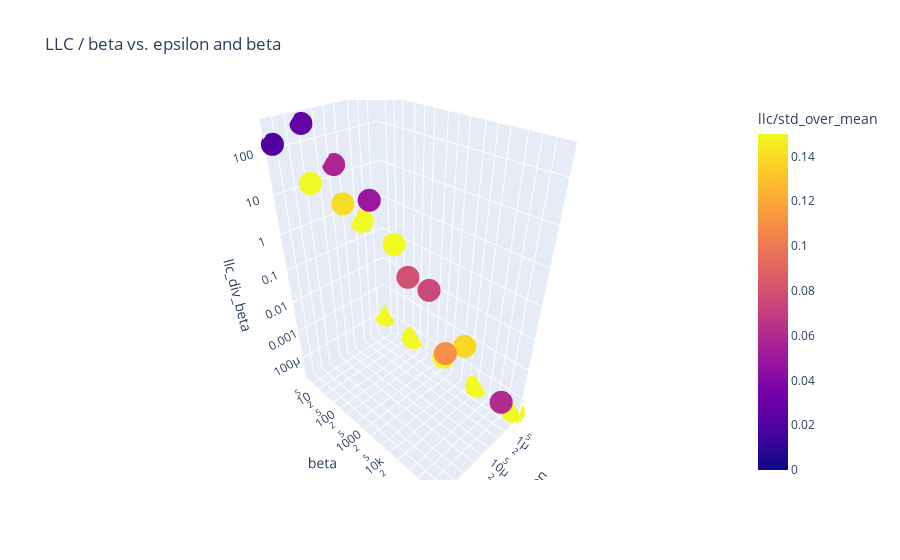

Notebook source saved alongside this figure:
### Code cell
analyzer.plot(div_out_beta=True)

### Figure 1 — Plotly figure (JSON) as saved in the notebook; plotly's stock layout.template omitted (floating-point values rounded to 4 significant figures)
{"data": [{"hovertemplate": "epsilon=%{x}<br>beta=%{y}<br>llc_div_beta=%{z}<br>llc/std_over_mean=%{marker.color}<extra></extra>", "legendgroup": "", "marker": {"color": [0.5633, 0.8208, 0.6077, 0.4126, 0.3402, 0.2645, 0.1704, 0.07537, 0.1382, 0.06047, 0.05757, 0.04914, 0.07964, 0.1101, 0.02748, 0.1396, 0.02141, 0.3522], "coloraxis": "coloraxis", "symbol": "circle"}, "mode": "markers", "name": "", "scene": "scene", "showlegend": false, "type": "scatter3d", "x": [3e-07, 3e-07, 3e-07, 3e-07, 3e-07, 1.687e-06, 1.687e-06, 1.687e-06, 1.687e-06, 1.687e-06, 9.487e-06, 9.487e-06, 9.487e-06, 9.487e-06, 5.335e-05, 5.335e-05, 0.0003, 0.0003], "y": [3.511, 62.44, 1110.0, 19740.0, 351100.0, 3.511, 62.44, 1110.0, 19740.0, 351100.0, 3.511, 62.44, 1110.0, 19740.0, 3.511, 62.44, 3.511, 62.44], "z": [8.625e-05, 5.452e-05, 5.587e-05, 2.938e-05, 2.565e-05, 0.3742, 0.2282, 0.03479, 0.002883, 0.0002594, 21.53, 6.525, 0.1934, 0.005164, 269.9, 9.312, 141.5, 44.87]}], "layout": {"coloraxis": {"cmax": 0.15, "cmin": 0, "colorbar": {"title": {"text": "llc/std_over_mean"}}, "colorscale": [[0, "#0d0887"], [0.1111, "#46039f"], [0.2222, "#7201a8"], [0.3333, "#9c179e"], [0.4444, "#bd3786"], [0.5556, "#d8576b"], [0.6667, "#ed7953"], [0.7778, "#fb9f3a"], [0.8889, "#fdca26"], [1, "#f0f921"]]}, "legend": {"tracegroupgap": 0}, "scene": {"domain": {"x": [0, 1], "y": [0, 1]}, "xaxis": {"title": {"text": "epsilon"}, "type": "log"}, "yaxis": {"title": {"text": "beta"}, "type": "log"}, "zaxis": {"title": {"text": "llc_div_beta"}, "type": "log"}}, "title": {"text": "LLC / beta vs. epsilon and beta"}}}
